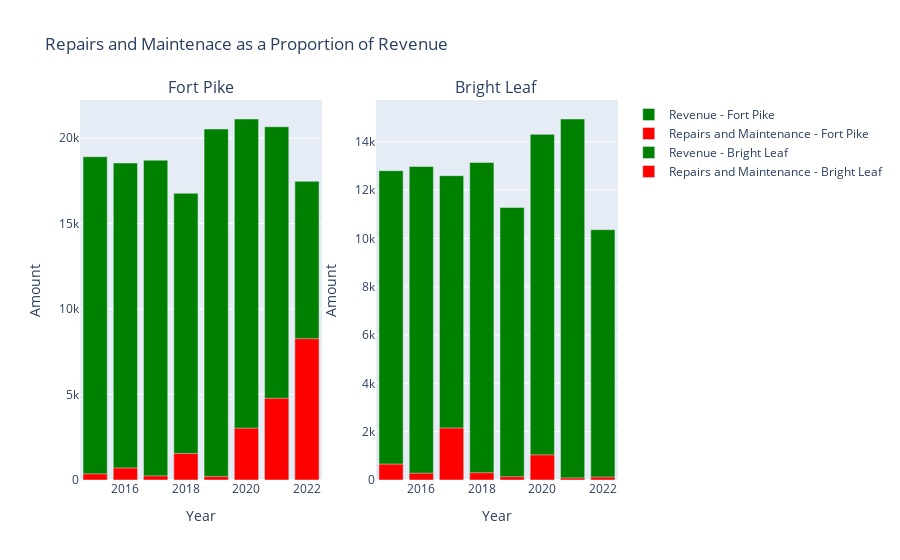

Notebook code cell kept with this figure:
### Code cell
fig = make_subplots(
    rows=1, cols=2, subplot_titles=("Fort Pike", "Bright Leaf")
)
#Fort Pike Graph
trace1 = go.Bar(x = fp_rev["Year"], y=fp_rev["Amount"], marker=dict(color="green", opacity=1), name="Revenue - Fort Pike")
trace2 = go.Bar(x = fp_rm["Year"], y=fp_rm["Amount"], marker=dict(color="red", opacity=1), name="Repairs and Maintenance - Fort Pike")
fig.add_trace(trace1, row=1, col=1)
fig.add_trace(trace2, row=1, col=1)
fig.update_xaxes(title_text="Year", row=1, col=1)
fig.update_yaxes(title_text="Amount", row=1, col=1)

#Bright Leaf Graph
trace3 = go.Bar(x = bl_rev["Year"], y=bl_rev["Amount"], marker=dict(color="green", opacity=1), name="Revenue - Bright Leaf")
trace4 = go.Bar(x = bl_rm["Year"], y=bl_rm["Amount"], marker=dict(color="red", opacity=1), name="Repairs and Maintenance - Bright Leaf")
fig.add_trace(trace3, row=1, col=2)
fig.add_trace(trace4, row=1, col=2)
fig.update_xaxes(title_text="Year", row=1, col=2)
fig.update_yaxes(title_text="Amount", row=1, col=2)

fig.update_layout(title = "Repairs and Maintenace as a Proportion of Revenue", barmode="overlay")

### Figure 1 — Plotly figure (JSON) as saved in the notebook; plotly's stock layout.template omitted (floating-point values rounded to 4 significant figures)
{"data": [{"marker": {"color": "green", "opacity": 1}, "name": "Revenue - Fort Pike", "type": "bar", "x": [2015, 2016, 2017, 2018, 2019, 2020, 2021, 2022], "xaxis": "x", "y": [18910, 18545, 18705, 16770, 20530, 21115, 20660.0, 17472], "yaxis": "y"}, {"marker": {"color": "red", "opacity": 1}, "name": "Repairs and Maintenance - Fort Pike", "type": "bar", "x": [2015, 2016, 2017, 2018, 2019, 2020, 2021, 2022], "xaxis": "x", "y": [360, 704, 240, 1550.0, 200, 3029.0, 4777.0, 8266.0], "yaxis": "y"}, {"marker": {"color": "green", "opacity": 1}, "name": "Revenue - Bright Leaf", "type": "bar", "x": [2015, 2016, 2017, 2018, 2019, 2020, 2021, 2022], "xaxis": "x2", "y": [12800, 12975, 12595, 13140, 11280, 14300.0, 14940, 10360], "yaxis": "y2"}, {"marker": {"color": "red", "opacity": 1}, "name": "Repairs and Maintenance - Bright Leaf", "type": "bar", "x": [2015, 2016, 2017, 2018, 2019, 2020, 2021, 2022], "xaxis": "x2", "y": [657, 280, 2151.0, 300, 135, 1040, 85, 120], "yaxis": "y2"}], "layout": {"annotations": [{"font": {"size": 16}, "showarrow": false, "text": "Fort Pike", "x": 0.225, "xanchor": "center", "xref": "paper", "y": 1, "yanchor": "bottom", "yref": "paper"}, {"font": {"size": 16}, "showarrow": false, "text": "Bright Leaf", "x": 0.775, "xanchor": "center", "xref": "paper", "y": 1, "yanchor": "bottom", "yref": "paper"}], "barmode": "overlay", "title": {"text": "Repairs and Maintenace as a Proportion of Revenue"}, "xaxis": {"anchor": "y", "domain": [0, 0.45], "title": {"text": "Year"}}, "xaxis2": {"anchor": "y2", "domain": [0.55, 1], "title": {"text": "Year"}}, "yaxis": {"anchor": "x", "domain": [0, 1], "title": {"text": "Amount"}}, "yaxis2": {"anchor": "x2", "domain": [0, 1], "title": {"text": "Amount"}}}}
